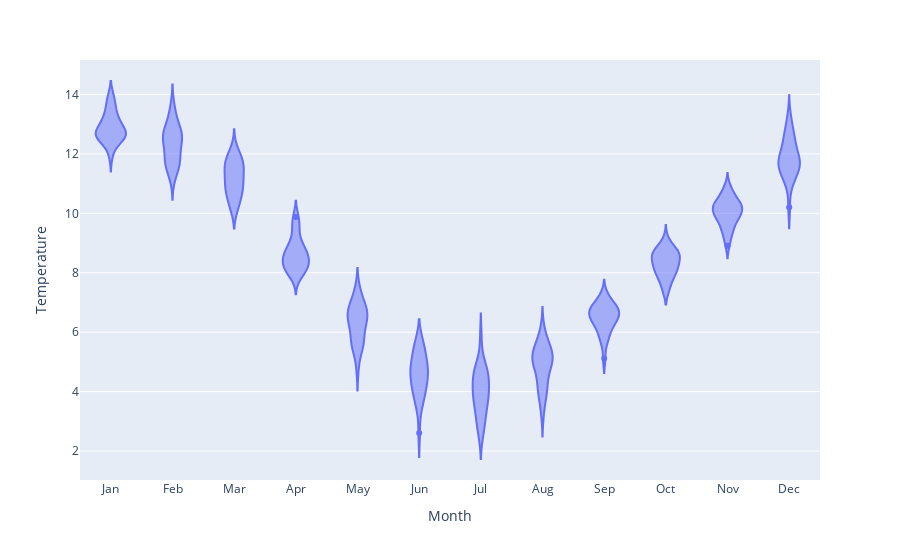

The cell this chart's notebook holds for it:
### Code cell
fig = px.violin(t_chile, x="Month", y="Temperature")
fig.show()

### Figure 1 — Plotly figure (JSON) as saved in the notebook; plotly's stock layout.template omitted (floating-point values rounded to 4 significant figures; data arrays with more than 128 entries replaced by an {"elided": "..."} marker saying what was removed)
{"data": [{"alignmentgroup": "True", "box": {"visible": false}, "hovertemplate": "Month=%{x}<br>Temperature=%{y}<extra></extra>", "legendgroup": "", "marker": {"color": "#636efa"}, "name": "", "offsetgroup": "", "orientation": "v", "scalegroup": "True", "showlegend": false, "type": "violin", "x": {"elided": "312 str values"}, "x0": " ", "xaxis": "x", "y": {"elided": "312 float values"}, "y0": " ", "yaxis": "y"}], "layout": {"autosize": true, "legend": {"tracegroupgap": 0}, "margin": {"t": 60}, "violinmode": "group", "xaxis": {"anchor": "y", "autorange": true, "domain": [0, 1], "range": [-0.5, 11.5], "title": {"text": "Month"}, "type": "category"}, "yaxis": {"anchor": "x", "autorange": true, "domain": [0, 1], "range": [1.025, 15.16], "title": {"text": "Temperature"}, "type": "linear"}}}
